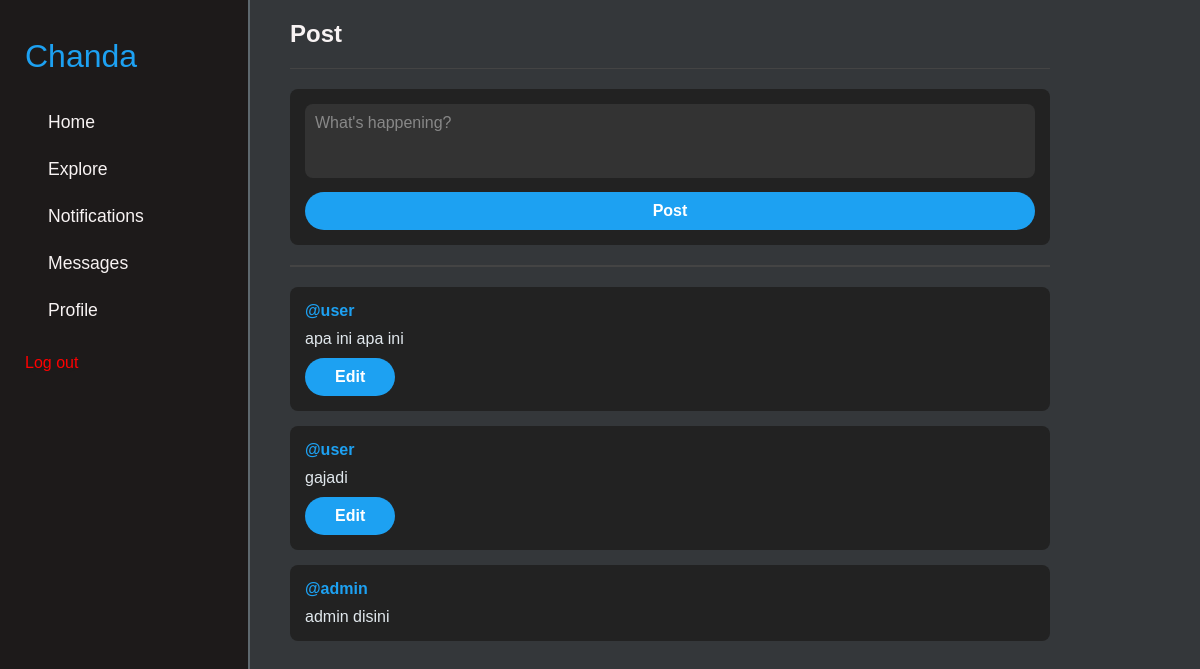
The app's page /home (signed in), older data.
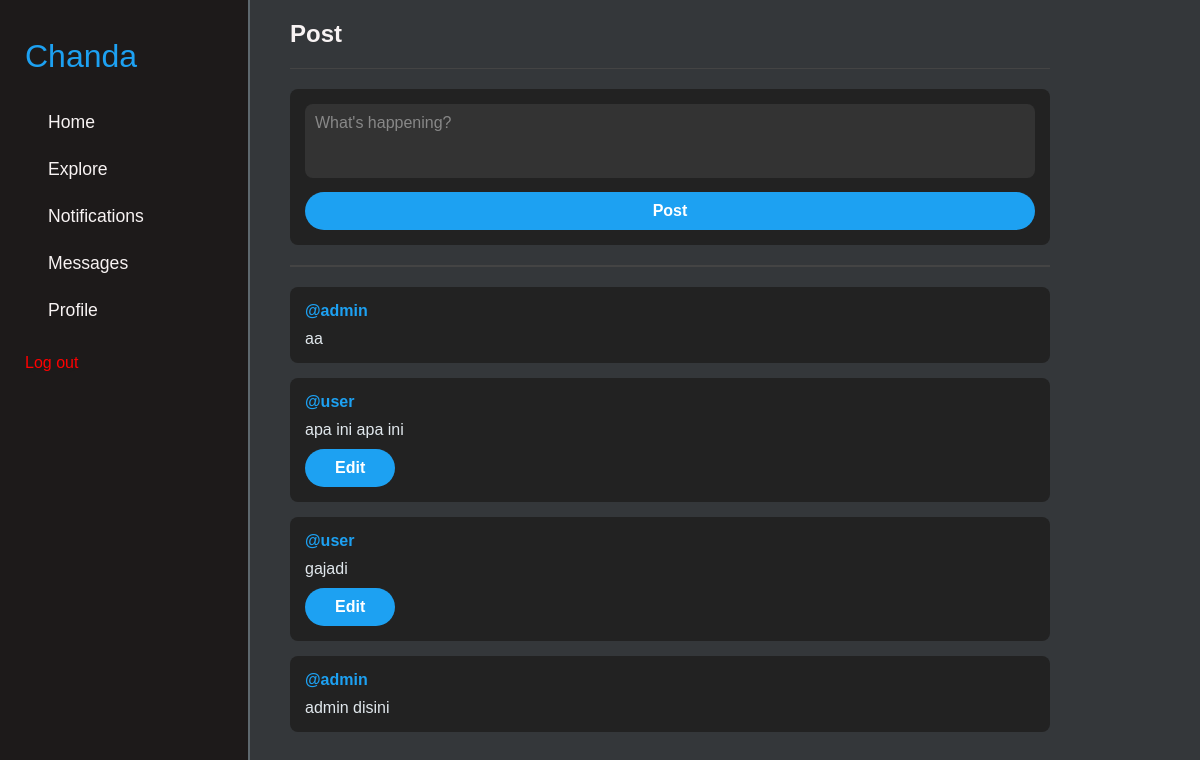
The same page, newer data.
### twtcloneapp/models.py (models this page shows)
class Data(models.Model) :
    username = models.CharField(max_length=150, default="")
    content = models.TextField(default="")
    user = models.ForeignKey(User, on_delete=models.CASCADE, related_name="posts", null=True, blank=True) # buat hapus post kalau akun user dihapus

### twtcloneapp/views.py (the view)
# urls.py: path('home', Homepage.as_view(), name='homepage'),
@method_decorator(login_required(login_url='login'), name='dispatch')
class Homepage(APIView) :
    def get(self, request) :
        items = Data.objects.all()
        items = list(items)
        items.reverse()
        serializer = Data_Serializer(items, many=True)
        return render(request, 'twtcloneapp/index.html', {'items' : serializer.data})

### twtcloneapp/templates/twtcloneapp/index.html (shortened to what this page needs)
<!DOCTYPE html>
<html lang="en">
<head>
    <link rel='stylesheet'
        href='https://cdn-uicons.flaticon.com/2.6.0/uicons-regular-straight/css/uicons-regular-straight.css'>
    <link href="https://cdnjs.cloudflare.com/ajax/libs/font-awesome/5.15.3/css/all.min.css" rel="stylesheet">
</head>
<body>
    <div class="navbar">
        <div class="logo"><span class="logo-icon"><i class="fi fi-rs-teddy-bear"></span></i> Chanda</div>
        <a href="#home"><span class="icon"></span>Home</a>
        <a href="#explore"><span class="icon"></span>Explore</a>
        <a href="#notifications"><span class="icon"></span>Notifications</a>
        <a href="#messages"><span class="icon"></span>Messages</a>
        <a href="#profile"><span class="icon"></span>Profile</a>
        <form action="{% url 'logout' %}" method="post">
            <button type="submit" class="logout-btn">Log out</button>
        </form>
    </div>
    <div class="main-content">
        <header>Post</header>
        <div class="post-form">
            <form action="{% url 'crud' %}" method="post">
                <textarea name="content" placeholder="What's happening?" rows="3" required maxlength="280"></textarea>
                <button type="submit" class="tweet-btn">Post</button>
            </form>
        </div>
        <hr style="border: 1px solid #444; margin: 20px 0;">
        {% for item in items %}
        <div class="tweet">
            <div class="username">@{{ item.username }}</div>
            <div class="content">{{ item.content }}</div>
            {% if item.username == request.user.username %}
            <div>
                <form action="{% url 'edit' item.id %}" method="get" style="display: inline;">
                    <button type="submit" class="tweet-btn">Edit</button>
                </form>
            </div>
            {% endif %}
        </div>
        {% endfor %}
</body>
</html>

Row changes from the older to the newer data that the page shows:
added Data: username "admin", content "aa"
